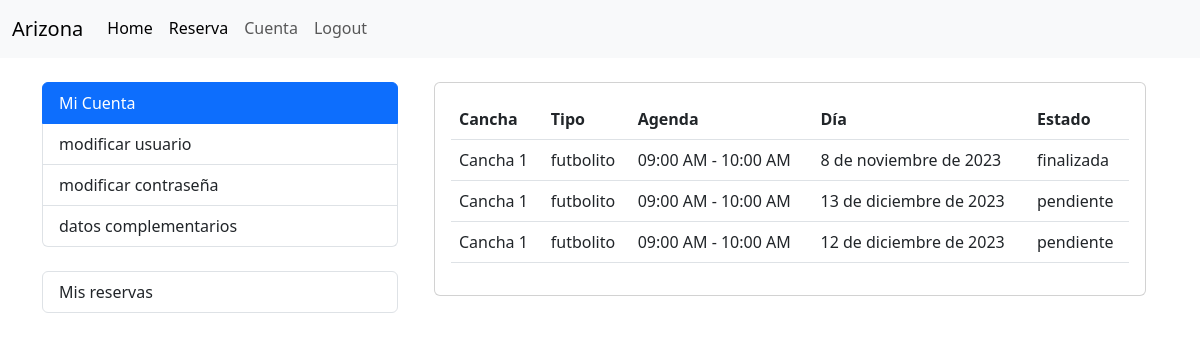
Page /cliente/reservas_user/ (signed in) on the earlier database version.
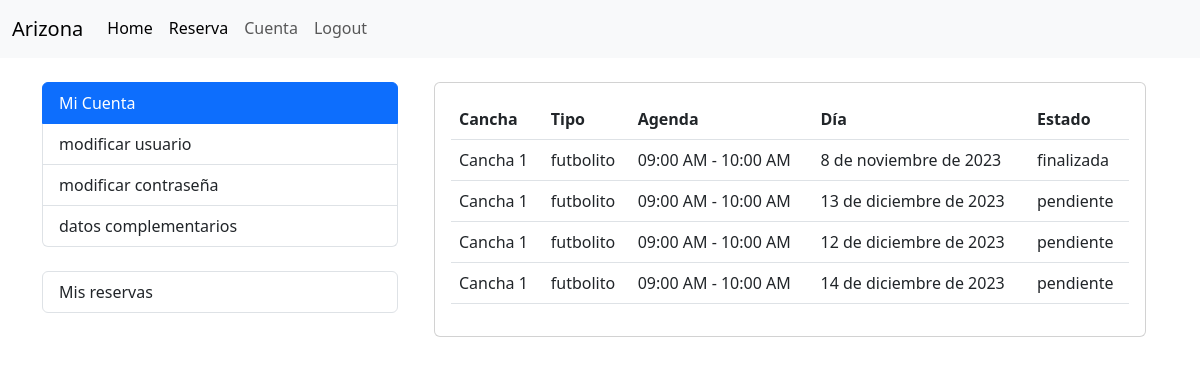
Same page on the later database version.
### cliente/models.py (models this page shows, shortened)
class Reserva(models.Model):
    cliente = models.ForeignKey(Cliente, on_delete=models.CASCADE)
    agenda = models.ForeignKey(Agenda, on_delete=models.CASCADE)
    dia = models.DateField()
    ESTADO_CHOICES = [
        ('disponible', 'Disponible'),
        ('pendiente', 'Pendiente'),
        ('finalizada', 'Finalizada'),
    ]
    estado = models.CharField(max_length=20, choices=ESTADO_CHOICES, default='disponible')
    class Meta:
        unique_together = ('agenda', 'cliente', 'dia')

### servicio/models.py (models this page shows, shortened)
class Agenda(models.Model):
    cancha = models.ForeignKey(Cancha, on_delete=models.CASCADE)
    horario = models.ForeignKey(Horario, on_delete=models.CASCADE)
    disponible = models.BooleanField(default=True)
    class Meta:
        verbose_name = _('Agenda')
        verbose_name_plural = _('Agendas')
        unique_together = ('cancha', 'horario')

class Cancha(models.Model):
    NUMERACION_CHOICES = [
        ('1', 'Cancha 1'),
        ('2', 'Cancha 2'),
        ('3', 'Cancha 3'),
        ('4', 'Cancha 4'),
        ('5', 'Cancha 5'),
        ('6', 'Cancha 6'),
        ('7', 'Cancha 7'),
        ('8', 'Cancha 8'),
    ]
    numeracion = models.CharField(max_length=10, choices=NUMERACION_CHOICES)
    tipo = models.ForeignKey(TipoCancha, on_delete=models.CASCADE, related_name='canchas')
    def __str__(self):
        return f'Cancha {self.numeracion}'
    class Meta:
        verbose_name = _('Cancha')
        verbose_name_plural = _('Canchas')

class TipoCancha(models.Model):
    nombre = models.CharField(max_length=50)
    precio = models.DecimalField(max_digits=8, decimal_places=0)
    descripcion = models.TextField()
    def __str__(self):
        return self.nombre
    class Meta:
        verbose_name = _('Tipo de Cancha')
        verbose_name_plural = _('Tipos de Canchas')

class Horario(models.Model):
    AM = 'AM'
    PM = 'PM'
    MERIDIEM_CHOICES = [
        (AM, 'AM'),
        (PM, 'PM'),
    ]
    hora_inicio = models.TimeField()
    hora_fin = models.TimeField()
    meridiem = models.CharField(max_length=2, choices=MERIDIEM_CHOICES, default=PM)
    def __str__(self):
        return f'{self.hora_inicio.strftime("%I:%M %p")} - {self.hora_fin.strftime("%I:%M %p")}'

### cliente/views.py (the view)
# urls.py: path('reservas_user/', views.listar_reservas_usuario, name='listar_reservas_usuario'),
def listar_reservas_usuario(request):
    try:
        cliente = request.user.cliente
    except Cliente.DoesNotExist:
        messages.warning(request, 'Necesitas crear un Cliente para acceder a esta página')
        return redirect(reverse('cliente:cliente_create'))
    reservas = Reserva.objects.filter(cliente=cliente)
    return render(request, 'reserva/reservas_usuario.html', {'reservas': reservas})

### cliente/templates/reserva/reservas_usuario.html (shortened to what this page needs)
{% extends "accounts/index.html" %}
{% block accounts_container %}
<div class="container">
  <div class="card">
    <div class="card-body">
      {% if reservas %}
      <table class="table reserva-table">
        <thead>
          <tr>
            <th>Cancha</th>
            <th>Tipo</th>
            <th>Agenda</th>
            <th>Día</th>
            <th>Estado</th>
          </tr>
        </thead>
        <tbody>
          {% for reserva in reservas %}
          <tr >
            <td>{{ reserva.agenda.cancha }}</td>
            <td>{{ reserva.agenda.cancha.tipo }}</td>
            <td>{{ reserva.agenda.horario }}</td>
            <td>{{ reserva.dia }}</td>
            <td>{{ reserva.estado }}</td>
          </tr>
          {% empty %}
          <tr>
            <td colspan="4">No hay servicio disponibles.</td>
          </tr>
          {% endfor %}
        </tbody>
      </table>
      {% else %}
      <p>No hay reservas disponibles.</p>
      {% endif %}
    </div>
  </div>
</div>
{% endblock %}

Differences in the rows shown:
added Reserva: agenda.cancha "Cancha 1", agenda.cancha.tipo "futbolito", agenda.horario "09:00 AM - 10:00 AM", dia "14 de diciembre de 2023", estado "pendiente"
